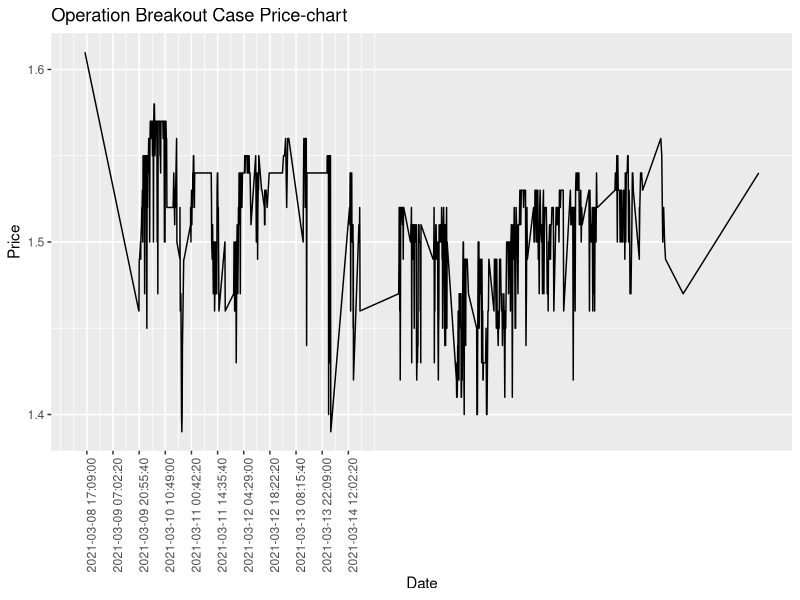
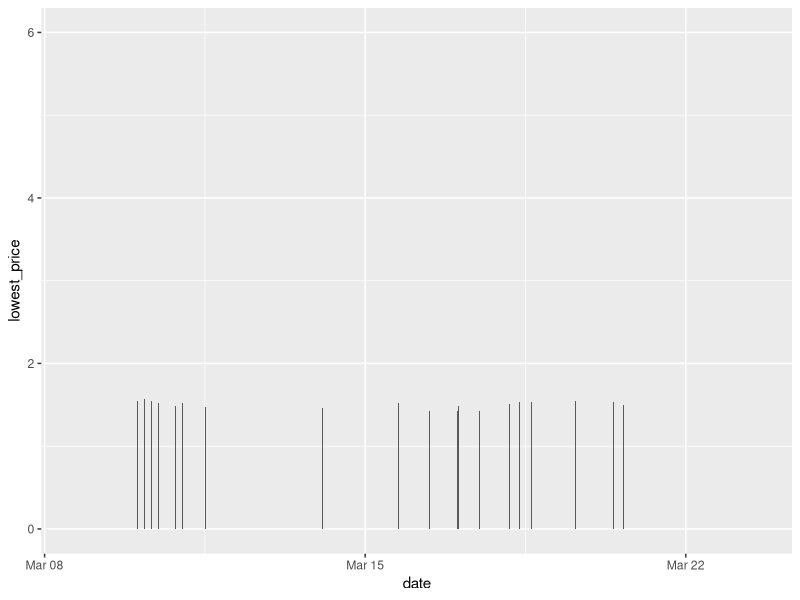
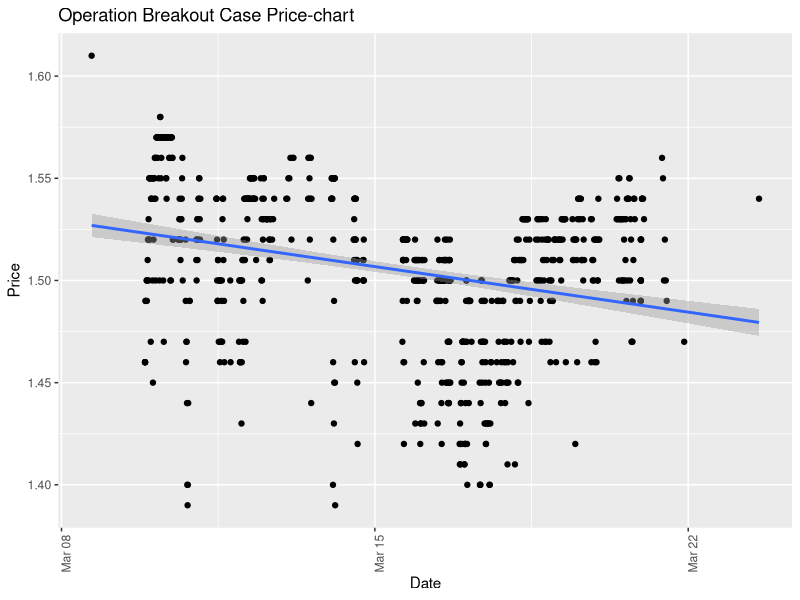
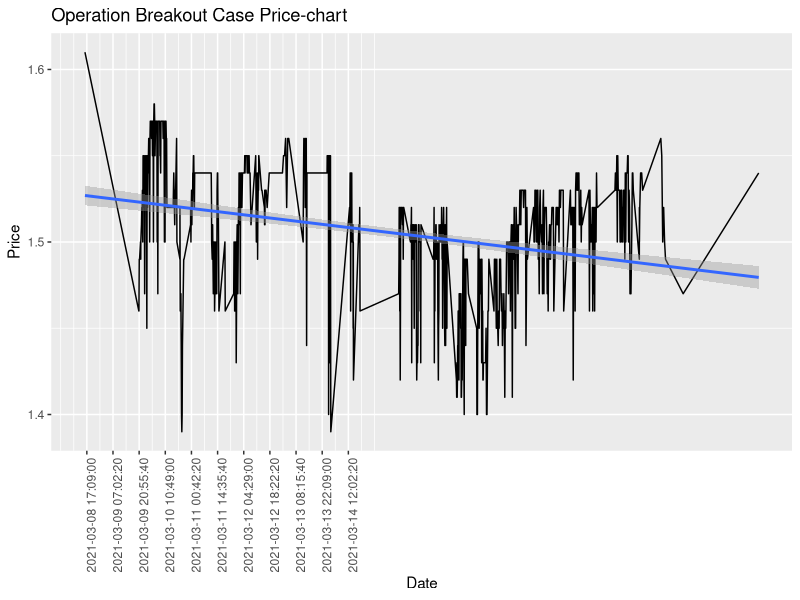
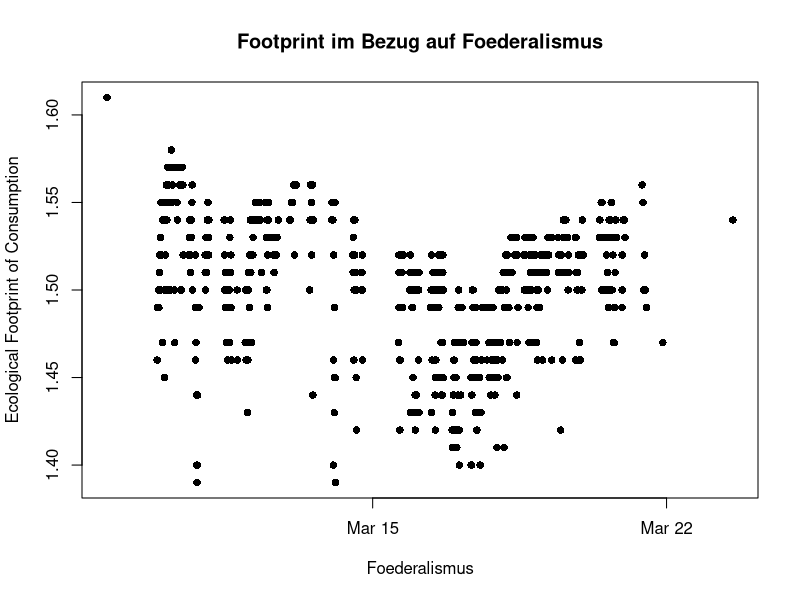

Recreate these plots in R, in order.
library(ggplot2)

breakout_case <- read.csv("./files/OperationBreakoutWeaponCase.csv")
breakout_case$lowest_price
breakout_case$date <- as.POSIXct(as.numeric(breakout_case$date / 1000), origin="1970-01-01", tz="CET")


breakout_case$lowest_price <-gsub('[€]', '', breakout_case$lowest_price)

breakout_case$lowest_price <- as.numeric(breakout_case$lowest_price)
breakout_case$date 
as.POSIXct(breakout_case$date, origin="1970-01-01")
#p <- ggplot(data=breakout_case, aes(x = date,y = lowest_price))+
 # geom_line(stat="identity")

#p


print(breakout_case$date)
beginn <- as.numeric(as.POSIXct("2021-03-08 17:09:00"))
ende <- as.numeric(as.POSIXct("2021-03-14 19:14:00"))


pp <- ggplot(data=breakout_case, aes(x = date, y = lowest_price, group = 1)) +
  geom_line(stat="identity") + 
  theme(axis.text.x = element_text(angle = 90)) +
  scale_y_continuous(breaks = seq(from = 1, to = 3, by = 0.1)) +
  scale_x_continuous(breaks = seq(from = as.POSIXct(beginn, origin="1970-01-01") , to = as.POSIXct(ende, origin="1970-01-01"), by = 50000)) +
  labs(title = "Operation Breakout Case Price-chart",
        x = "Date",
       y = "Price"
       )
pp

tester <- ggplot(data = breakout_case,aes(x=date,y=lowest_price))+geom_bar(stat = "identity")
tester

bb <- ggplot(breakout_case, aes(x=date, y=lowest_price)) +
  geom_point()+
  theme(axis.text.x = element_text(angle = 90)) +
  labs(title = "Operation Breakout Case Price-chart",
       x = "Date",
       y = "Price"
  ) +
  geom_smooth(method=lm) 

bb

ff <- ggplot(data=breakout_case, aes(x = date, y = lowest_price, group = 1)) +
  geom_line(stat="identity") + 
  theme(axis.text.x = element_text(angle = 90)) +
  scale_y_continuous(breaks = seq(from = 1, to = 3, by = 0.1)) +
  scale_x_continuous(breaks = seq(from = as.POSIXct(beginn, origin="1970-01-01") , to = as.POSIXct(ende, origin="1970-01-01"), by = 50000)) +
  labs(title = "Operation Breakout Case Price-chart",
       x = "Date",
       y = "Price"
  ) +
  geom_smooth(method=lm) 
ff

plot(breakout_case$date,breakout_case$lowest_price,
     main = "Footprint im Bezug auf Foederalismus",
     xlab="Foederalismus",
     ylab="Ecological Footprint of Consumption",
     pch=16) 

